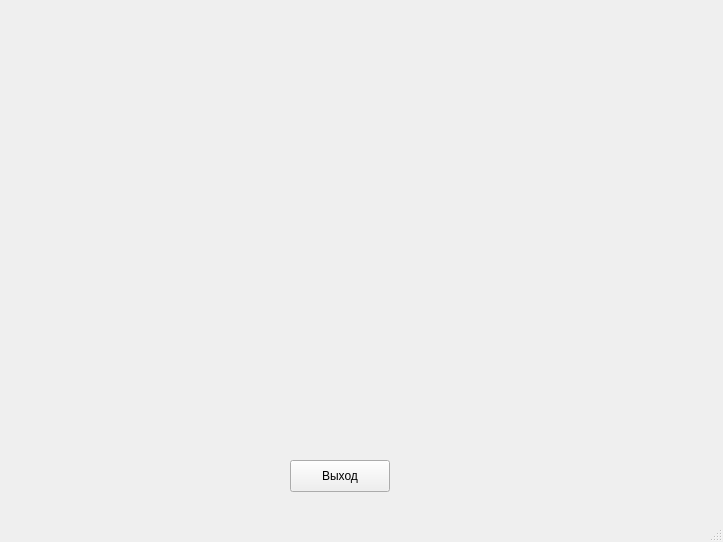
<?xml version="1.0" encoding="UTF-8"?>
<ui version="4.0">
 <class>ThirdWindow</class>
 <widget class="QMainWindow" name="ThirdWindow">
  <property name="geometry">
   <rect>
    <x>0</x>
    <y>0</y>
    <width>723</width>
    <height>542</height>
   </rect>
  </property>
  <property name="windowTitle">
   <string>MainWindow</string>
  </property>
  <widget class="QWidget" name="centralwidget">
   <widget class="QPushButton" name="pushButtonExit3">
    <property name="geometry">
     <rect>
      <x>290</x>
      <y>460</y>
      <width>100</width>
      <height>32</height>
     </rect>
    </property>
    <property name="text">
     <string>Выход</string>
    </property>
   </widget>
   <widget class="QWidget" name="verticalLayoutWidget">
    <property name="geometry">
     <rect>
      <x>59</x>
      <y>9</y>
      <width>581</width>
      <height>441</height>
     </rect>
    </property>
    <layout class="QVBoxLayout" name="verticalLayout">
     <item>
      <layout class="QHBoxLayout" name="horizontalFrame"/>
     </item>
    </layout>
   </widget>
  </widget>
  <widget class="QMenuBar" name="menubar">
   <property name="geometry">
    <rect>
     <x>0</x>
     <y>0</y>
     <width>723</width>
     <height>22</height>
    </rect>
   </property>
  </widget>
  <widget class="QStatusBar" name="statusbar"/>
 </widget>
 <resources/>
 <connections/>
</ui>
